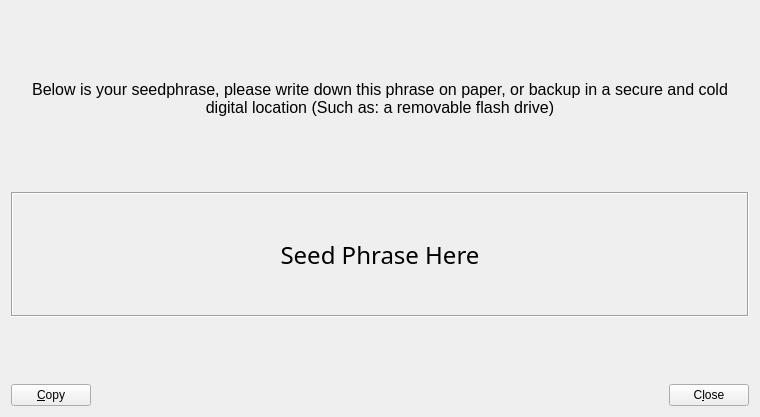
<?xml version="1.0" encoding="UTF-8"?>
<ui version="4.0">
 <class>BackupPage</class>
 <widget class="QWidget" name="BackupPage">
  <property name="geometry">
   <rect>
    <x>0</x>
    <y>0</y>
    <width>760</width>
    <height>417</height>
   </rect>
  </property>
  <layout class="QVBoxLayout" name="verticalLayout">
   <item>
    <widget class="QLabel" name="labelExplanation">
     <property name="minimumSize">
      <size>
       <width>0</width>
       <height>175</height>
      </size>
     </property>
     <property name="text"> 
      <string>&lt;html&gt;&lt;head/&gt;&lt;body&gt;&lt;p&gt;&lt;span style=&quot; font-size:12pt;&quot;&gt;Below is your seedphrase, please write down this phrase on paper, or backup in a secure and cold digital location (Such as: a removable flash drive)&lt;/span&gt;&lt;/p&gt;&lt;/body&gt;&lt;/html&gt;</string>
     </property>
     <property name="textFormat">
      <enum>Qt::RichText</enum>
     </property>
     <property name="alignment">
      <set>Qt::AlignCenter</set>
     </property>
     <property name="wordWrap">
      <bool>true</bool>
     </property>
    </widget>
   </item>
   <item>
    <widget class="QLabel" name="textSeed">
     <property name="enabled">
      <bool>true</bool>
     </property>
     <property name="minimumSize">
      <size>
       <width>0</width>
       <height>125</height>
      </size>
     </property>
     <property name="font">
      <font>
       <family>Corbel Light</family>
       <pointsize>18</pointsize>
       <weight>3</weight>
       <italic>false</italic>
       <bold>false</bold>
      </font>
     </property>
     <property name="focusPolicy">
      <enum>Qt::NoFocus</enum>
     </property>
     <property name="contextMenuPolicy">
      <enum>Qt::DefaultContextMenu</enum>
     </property>
     <property name="autoFillBackground">
      <bool>true</bool>
     </property>
     <property name="styleSheet">
      <string notr="true">font: 25 18pt &quot;Corbel Light&quot;;</string>
     </property>
     <property name="frameShape">
      <enum>QFrame::Box</enum>
     </property>
     <property name="frameShadow">
      <enum>QFrame::Sunken</enum>
     </property>
     <property name="text">
      <string>Seed Phrase Here</string>
     </property>
     <property name="alignment">
      <set>Qt::AlignCenter</set>
     </property>
     <property name="wordWrap">
      <bool>true</bool>
     </property>
    </widget>
   </item>
   <item>
    <spacer name="verticalSpacer">
     <property name="orientation">
      <enum>Qt::Vertical</enum>
     </property>
     <property name="sizeHint" stdset="0">
      <size>
       <width>20</width>
       <height>40</height>
      </size>
     </property>
    </spacer>
   </item>
   <item>
    <layout class="QHBoxLayout" name="horizontalLayout">
     <item>
      <widget class="QPushButton" name="copySeed">
       <property name="cursor">
        <cursorShape>PointingHandCursor</cursorShape>
       </property>
       <property name="toolTip">
        <string>Copy the Seed to the system clipboard</string>
       </property>
       <property name="text">
        <string>&amp;Copy</string>
       </property>
       <property name="icon">
        <iconset resource="../zenzo.qrc">
         <normaloff>:/icons/editcopy</normaloff>:/icons/editcopy</iconset>
       </property>
       <property name="autoDefault">
        <bool>false</bool>
       </property>
      </widget>
     </item>
     <item>
      <spacer name="horizontalSpacer">
       <property name="orientation">
        <enum>Qt::Horizontal</enum>
       </property>
       <property name="sizeHint" stdset="0">
        <size>
         <width>40</width>
         <height>20</height>
        </size>
       </property>
      </spacer>
     </item>
     <item>
      <widget class="QPushButton" name="closeButton">
       <property name="sizePolicy">
        <sizepolicy hsizetype="Minimum" vsizetype="Minimum">
         <horstretch>0</horstretch>
         <verstretch>0</verstretch>
        </sizepolicy>
       </property>
       <property name="cursor">
        <cursorShape>PointingHandCursor</cursorShape>
       </property>
       <property name="text">
        <string>C&amp;lose</string>
       </property>
       <property name="autoDefault">
        <bool>false</bool>
       </property>
      </widget>
     </item>
    </layout>
   </item>
  </layout>
 </widget>
 <resources>
  <include location="../zenzo.qrc"/>
 </resources>
 <connections/>
</ui>
